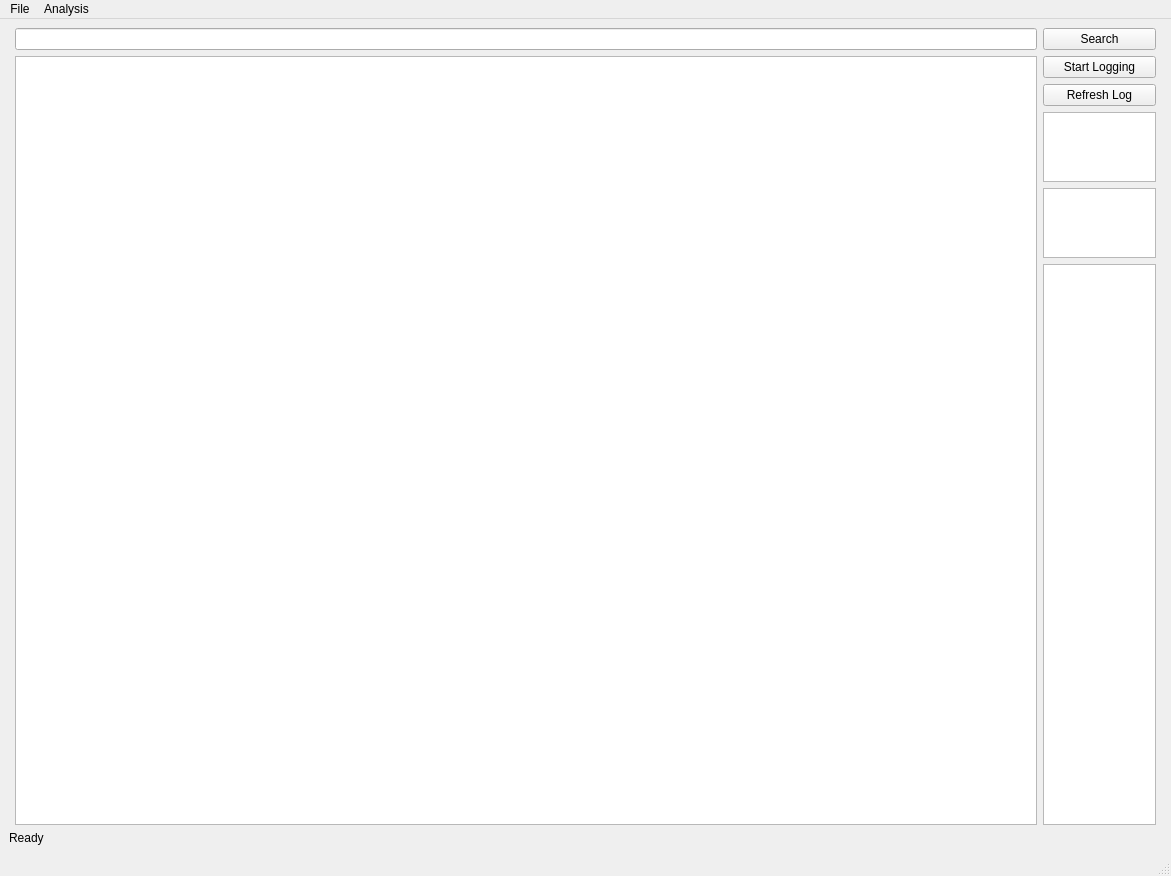
<?xml version="1.0" encoding="UTF-8"?>
<ui version="4.0">
 <class>MainWindow</class>
 <widget class="QMainWindow" name="MainWindow">
  <property name="geometry">
   <rect>
    <x>0</x>
    <y>0</y>
    <width>1171</width>
    <height>876</height>
   </rect>
  </property>
  <property name="windowTitle">
   <string>pktLogger</string>
  </property>
  <widget class="QWidget" name="centralwidget">
   <layout class="QVBoxLayout" name="verticalLayout_2">
    <item>
     <layout class="QHBoxLayout" name="horizontalLayout" stretch="90,10">
      <property name="leftMargin">
       <number>6</number>
      </property>
      <property name="rightMargin">
       <number>6</number>
      </property>
      <item>
       <widget class="QLineEdit" name="inline_search"/>
      </item>
      <item>
       <widget class="QPushButton" name="btn_run_filter">
        <property name="text">
         <string>Search</string>
        </property>
       </widget>
      </item>
     </layout>
    </item>
    <item>
     <layout class="QHBoxLayout" name="horizontalLayout_2" stretch="90,10">
      <property name="leftMargin">
       <number>6</number>
      </property>
      <property name="rightMargin">
       <number>6</number>
      </property>
      <item>
       <widget class="QTableWidget" name="tableview"/>
      </item>
      <item>
       <layout class="QVBoxLayout" name="verticalLayout" stretch="2,2,2,2,80">
        <item>
         <widget class="QPushButton" name="btn_start_logger">
          <property name="text">
           <string>Start Logging</string>
          </property>
         </widget>
        </item>
        <item>
         <widget class="QPushButton" name="btn_refresh">
          <property name="text">
           <string>Refresh Log</string>
          </property>
         </widget>
        </item>
        <item>
         <widget class="QListWidget" name="network_list"/>
        </item>
        <item>
         <widget class="QListWidget" name="filter_list"/>
        </item>
        <item>
         <widget class="QListWidget" name="filter_view"/>
        </item>
       </layout>
      </item>
     </layout>
    </item>
    <item>
     <widget class="QLabel" name="display_status">
      <property name="text">
       <string>Ready</string>
      </property>
     </widget>
    </item>
   </layout>
  </widget>
  <widget class="QMenuBar" name="menubar">
   <property name="geometry">
    <rect>
     <x>0</x>
     <y>0</y>
     <width>1171</width>
     <height>22</height>
    </rect>
   </property>
   <widget class="QMenu" name="menuFile">
    <property name="title">
     <string>File</string>
    </property>
    <addaction name="actionOpen"/>
    <addaction name="actionSave"/>
   </widget>
   <widget class="QMenu" name="menuAnalysis">
    <property name="title">
     <string>Analysis</string>
    </property>
   </widget>
   <addaction name="menuFile"/>
   <addaction name="menuAnalysis"/>
  </widget>
  <widget class="QStatusBar" name="statusbar"/>
  <action name="actionOpen">
   <property name="text">
    <string>Open</string>
   </property>
  </action>
  <action name="actionSave">
   <property name="text">
    <string>Save</string>
   </property>
  </action>
 </widget>
 <resources/>
 <connections/>
</ui>
